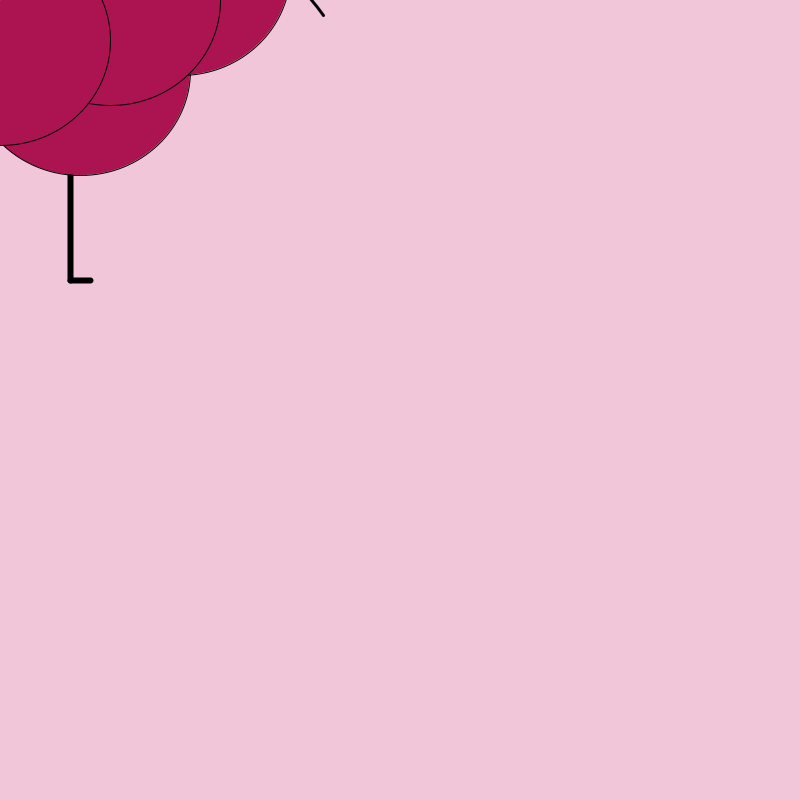
Frame 1 (no input)
Frame 60 (the mouse pressed at the canvas centre just before this capture): identical to frame 1, image omitted
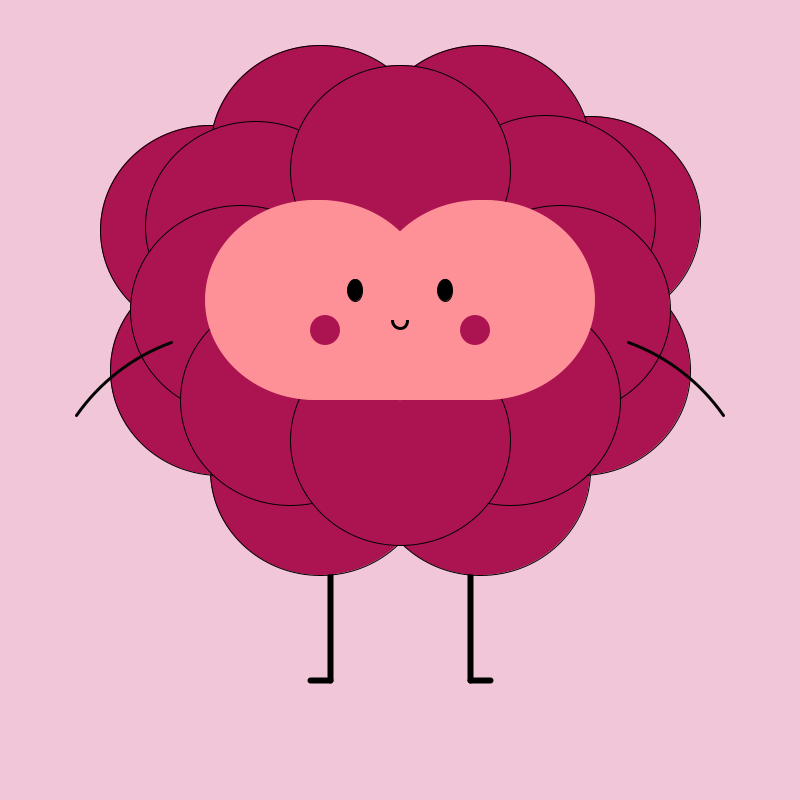
Frame 120 (the mouse held since frame 60 and released just before this capture)

The Processing sketch that drew these frames (run headless with seeded random() and noise(); from frame 60 on, the mouse is pressed at the canvas centre):

// Processing sketch: processing_165374
// ── processing_165374.pde

//Ana Molés Barrero

void setup(){
  size(800,800);
  smooth();
  noCursor(); 
  
}

void draw(){
  
background(240,198,216);
stroke(0);

 //cames i peus
  noFill();
  strokeWeight(6);
  line(mouseX-70,mouseY+150,mouseX-70,mouseY+280);
  line(mouseX+70,mouseY+150,mouseX+70,mouseY+280);
  line(mouseX+70,mouseY+280,mouseX+90,mouseY+280);
  line(mouseX-70,mouseY+280,mouseX-90,mouseY+280);
  
//cos mora
  
 
  fill(172,19,81);
  strokeWeight(1);

  
  ellipse(mouseX-80,mouseY+70,220,210);
  ellipse(mouseX+80,mouseY+70,220,210);
  ellipse(mouseX-180,mouseY-30,220,210); 
  ellipse(mouseX+180,mouseY-30,220,210);
  ellipse(mouseX-190,mouseY-170,220,210);
  ellipse(mouseX+190,mouseY-179,220,210);
  ellipse(mouseX-80,mouseY-250,220,210);
  ellipse(mouseX+80,mouseY-250,220,210);
  ellipse(mouseX-145,mouseY-174,220,210);
  
  ellipse(mouseX+145,mouseY-180,220,210);
  ellipse(mouseX,mouseY-230,220,210);
  ellipse(mouseX-160,mouseY-90,220,210);
  ellipse(mouseX+160,mouseY-90,220,210);
  ellipse(mouseX-110,mouseY,220,210);
  
  ellipse(mouseX+110,mouseY,220,210);
  ellipse(mouseX,mouseY+40,220,210);
  
  
  
//cara mora
  
  noStroke();
  fill(254,144,152);
  ellipse(mouseX,mouseY,1,1);
  ellipse(mouseX-85,mouseY-100,220,200);
  ellipse(mouseX+85,mouseY-100,220,200);
  rect(mouseX-85, mouseY-100,170, 100);

//cara
  ellipse(mouseX-80,mouseY-100,220,200);
  ellipse(mouseX+80,mouseY-100,220,200);
  rect(mouseX-80,mouseY-115, 170, 115);
 
  stroke(1);
 
  fill(0,0,0);
  ellipse(mouseX-45,mouseY-110,15,22);
  ellipse(mouseX+45,mouseY-110,15,22);
 
  noFill();
  strokeWeight(3);
  ellipse(mouseX,mouseY-80,15,17);
 
  noStroke();
  fill(254,144,152);
  triangle(mouseX-20,mouseY-80,mouseX,mouseY-100,mouseX+20,mouseY-80);
 
  fill(172,19,81);
  ellipse(mouseX-75,mouseY-70,30,30);
  ellipse(mouseX+75,mouseY-70,30,30);

//braços i mans
  noFill();
  stroke(4);  
  arc(mouseX-160,mouseY+130,400,400,radians(215), radians(250));
  arc(mouseX+160,mouseY+130,400,400,radians(290), radians(325));

  
}
